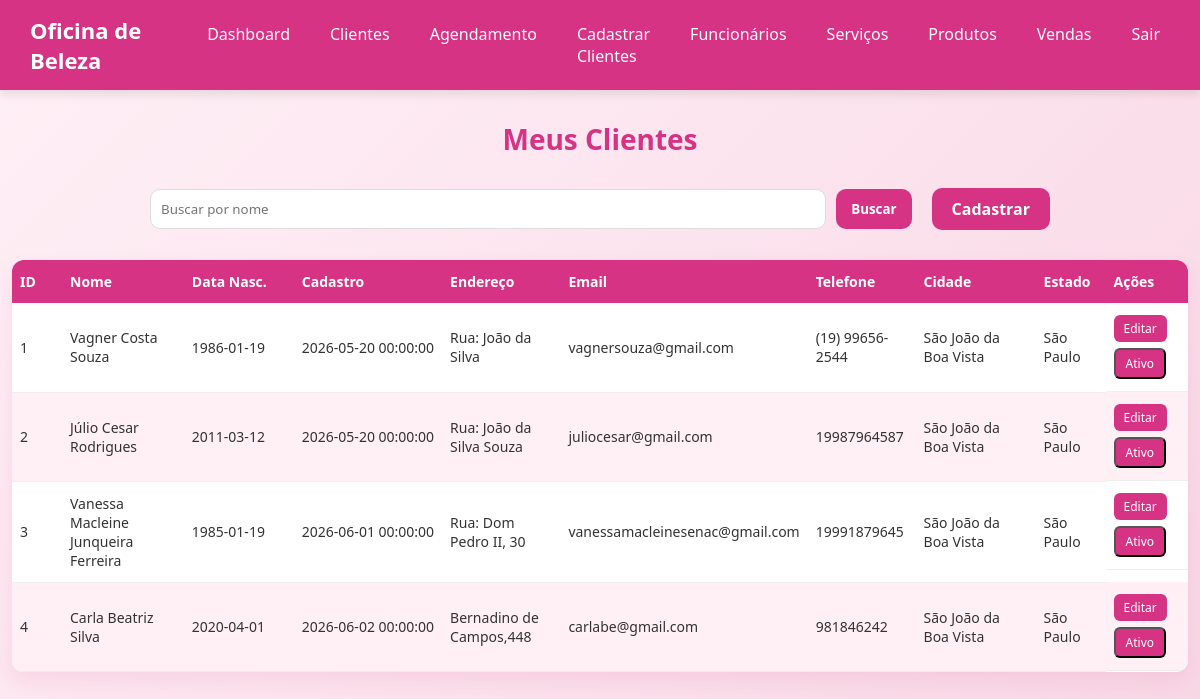
The page /clientes-lista.php on the database as committed earlier.
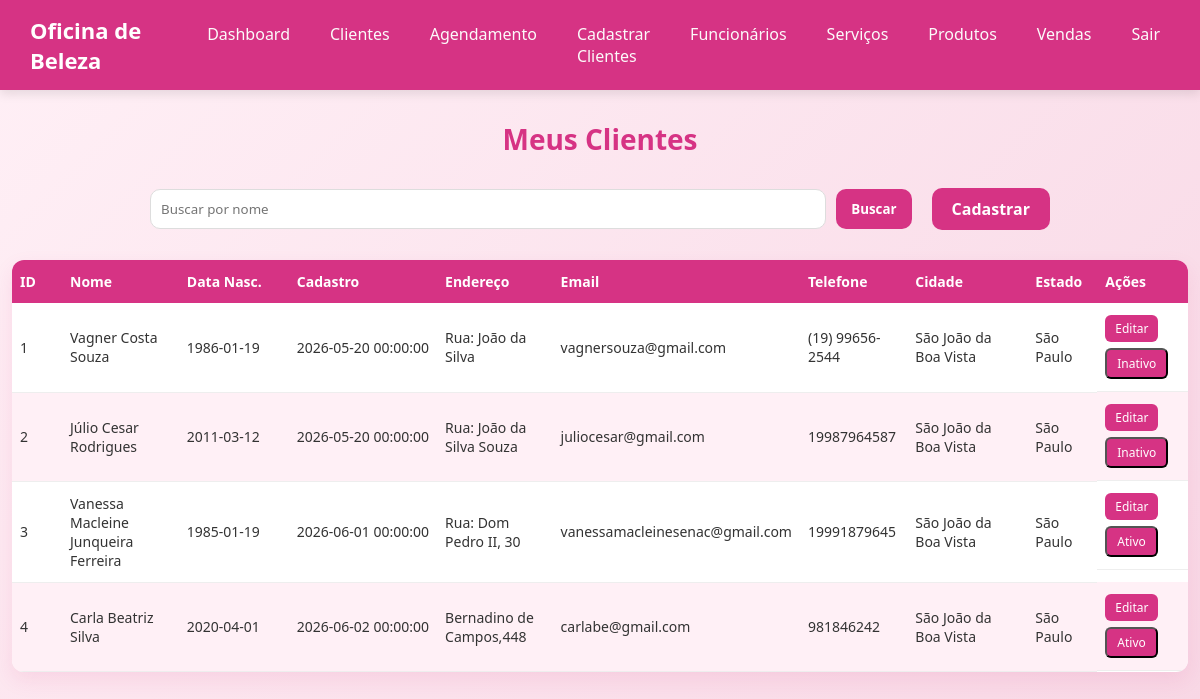
The same page on the database as committed later.
### tables this page shows
CREATE TABLE IF NOT EXISTS `tb_cliente` (
  `id` int(11) NOT NULL AUTO_INCREMENT,
  `nome` varchar(200) NOT NULL,
  `data_nascimento` date NOT NULL,
  `endereco` varchar(150) NOT NULL,
  `email` varchar(200) NOT NULL,
  `telefone` varchar(15) NOT NULL,
  `cidade` varchar(150) NOT NULL,
  `estado` varchar(100) NOT NULL,
  `data_cadastro` datetime NOT NULL DEFAULT current_timestamp(),
  `ativo` tinyint(4) NOT NULL DEFAULT 1,
  PRIMARY KEY (`id`),
  UNIQUE KEY `email` (`email`)
);

### clientes-lista.php (the view, shortened to what this page needs)
<?php
try {
    $conexao = new PDO("mysql:host=" . SERVIDOR . ";dbname=" . BANCO . ";charset=utf8", USUARIO, SENHA);
    $conexao->setAttribute(PDO::ATTR_ERRMODE, PDO::ERRMODE_EXCEPTION);
    $sql = "SELECT * FROM tb_cliente";
    $comando = $conexao->prepare($sql);
    $comando->execute();
    $clientes = $comando->fetchAll(PDO::FETCH_ASSOC);
} catch (PDOException $erro) {
    echo "Erro ao conectar no banco de dados" . $erro->getMessage();
}
?>
<!DOCTYPE html>
<html lang="pt-br">
<head>
    <link rel="stylesheet" href="assets/css/style.css" />
    <link rel="stylesheet" href="assets/css/clientes-lista.css">
    <link rel="stylesheet" href="https://cdn.jsdelivr.net/npm/bootstrap-icons@1.11.3/font/bootstrap-icons.min.css">
</head>
<body>
    <?php require_once 'includes/header.php';
    ?>
    <main>
        <h1 class="titulo-pagina">Meus Clientes</h1>
        <div class="top-actions">
            <div class="search-box">
                <input type="text" placeholder="Buscar por nome">
                <button class="btn buscar">Buscar</button>
            </div>
            <div class="action-buttons">
                <a href="clientes.php" class="btn">Cadastrar</a>
            </div>
        </div>
        <div class="table-container">
            <table>
                <thead>
                    <tr>
                        <th>ID</th>
                        <th>Nome</th>
                        <th>Data Nasc.</th>
                        <th>Cadastro</th>
                        <th>Endereço</th>
                        <th>Email</th>
                        <th>Telefone</th>
                        <th>Cidade</th>
                        <th>Estado</th>
                        <th>Ações</th>
                    </tr>
                </thead>
                <tbody>
                    <?php
                    foreach ($clientes as $cliente):
                    ?>
                        <tr>
                            <td><?php echo $cliente['id']; ?></td>
                            <td><?php echo $cliente['nome']; ?></td>
                            <td><?php echo $cliente['data_nascimento']; ?></td>
                            <td><?php echo $cliente['data_cadastro']; ?></td>
                            <td><?php echo $cliente['endereco']; ?></td>
                            <td><?php echo $cliente['email']; ?></td>
                            <td><?php echo $cliente['telefone']; ?></td>
                            <td><?php echo $cliente['cidade']; ?></td>
                            <td><?php echo $cliente['estado']; ?></td>
                            <td class="acoes">
                                <a class="table-btn editar" href="editar-clientes.php?id=<?php echo $cliente['id']; ?>">Editar</a>
                               <a  href="?alterarAtivo=<?php echo $cliente['id']; ?>" onclick="return confirm('Deseja alterar?')">
                        <button class="table-btn editar" type="button" class="<?php echo $cliente['ativo'] == 1 ? 'ativo' : 'inativo'; ?>">
                            <?php
                            if ($cliente['ativo'] == 1) {
                                echo "Ativo";
                            } else {
                                echo "Inativo";
                            } ?>
                        </button>
                    </a>
                            </td>
                        </tr>
                    <?php
                    endforeach;
                    ?>
                </tbody>
            </table>
        </div>
    </main>
</body>

### includes/header.php
<header>
    <p> Oficina de Beleza </p>
    <nav>
        <ul>
            <a href="dashboard.php">
                <li>Dashboard</li>
            </a>
            <a href="clientes-lista.php">
                <li>Clientes</li>
            </a>
            <a href="agendamento-lista.php">
                <li>Agendamento</li>
            </a>
            <a href="clientes.php">
                <li>Cadastrar Clientes</li>
            </a>
            <a href="funcionarios-lista.php">
                <li>Funcionários</li>
            </a>
            <a href="servicos-lista.php">
                <li>Serviços</li>
            </a>
            <a href="produtos-lista.php">
                <li>Produtos</li>
            </a>
            <a href="pedidos.php">
                <li>Vendas</li>
            </a>
            <a href="sair.php">
                <li>Sair</li>
            </a>
        </ul>
    </nav>
</header>

### assets/css/style.css (style rules this page uses)
header { background: #d63384; padding: 15px 30px; display: flex; justify-content: space-between; align-items: center; color: white; box-shadow: 0 4px 10px rgba(0,0,0,0.1); }
header p { font-size: 22px; font-weight: bold; }
nav ul { display: flex; list-style: none; gap: 20px; }
nav ul a li { color: rgb(252, 250, 250); font-weight: 500; padding: 6px 10px; border-radius: 8px; transition: 0.3s; }
nav a { text-decoration: none; }
* { margin: 0; padding: 0; box-sizing: border-box; font-family: 'Segoe UI', Tahoma, Geneva, Verdana, sans-serif; }
body { background: linear-gradient(135deg, #fff0f6, #f8d7e5); color: #333; }

### assets/css/clientes-lista.css (style rules this page uses)
.top-actions { max-width: 900px; margin: 30px auto; display: flex; justify-content: space-between; align-items: center; gap: 20px; }
.search-box { display: flex; gap: 10px; flex: 1; }
.search-box input { flex: 1; padding: 10px; border-radius: 10px; border: 1px solid #ddd; outline: none; transition: 0.3s; }
.btn { padding: 10px 20px; background: #d63384; color: white; border: none; border-radius: 10px; text-decoration: none; cursor: pointer; font-weight: 600; transition: 0.3s; }
.btn.buscar { padding: 10px 15px; }
.action-buttons { display: flex; gap: 10px; }
.table-container { width: 98%; max-width: 1300px; margin: 20px auto 40px auto; }
table { width: 100%; border-collapse: collapse; background: #fff; border-radius: 12px; overflow: hidden; box-shadow: 0 8px 20px rgba(214, 51, 132, 0.1); table-layout: auto; }
table thead { background: #d63384; color: white; }
table th { padding: 12px 8px; text-align: left; font-size: 14px; white-space: nowrap; }
table td { padding: 12px 8px; border-bottom: 1px solid #eee; font-size: 14px; vertical-align: middle; }
table th:nth-child(3), table td:nth-child(3), table th:nth-child(4), table td:nth-child(4) { min-width: 110px; white-space: nowrap; }
table th:nth-child(1), table td:nth-child(1) { width: 50px; }
table th:nth-child(9), table td:nth-child(9) { width: 70px; }
table th:nth-child(8), table td:nth-child(8) { width: 120px; }
table tbody tr:nth-child(even) { background: #fff0f6; }
.acoes { display: flex; align-items: center; gap: 6px; flex-wrap: wrap; }
.table-btn { padding: 5px 10px; border-radius: 6px; font-size: 12px; text-decoration: none; color: white; transition: 0.3s; }
.table-btn.editar { background: #d63384; }
.titulo-pagina { text-align: center; margin: 30px 0; color: #d63384; font-size: 28px; font-weight: bold; }

Rows that differ between the two databases and show on the page:
changed tb_cliente "Vagner Costa Souza": ativo "Ativo" → "Inativo"
changed tb_cliente "Júlio Cesar Rodrigues": ativo "Ativo" → "Inativo"
